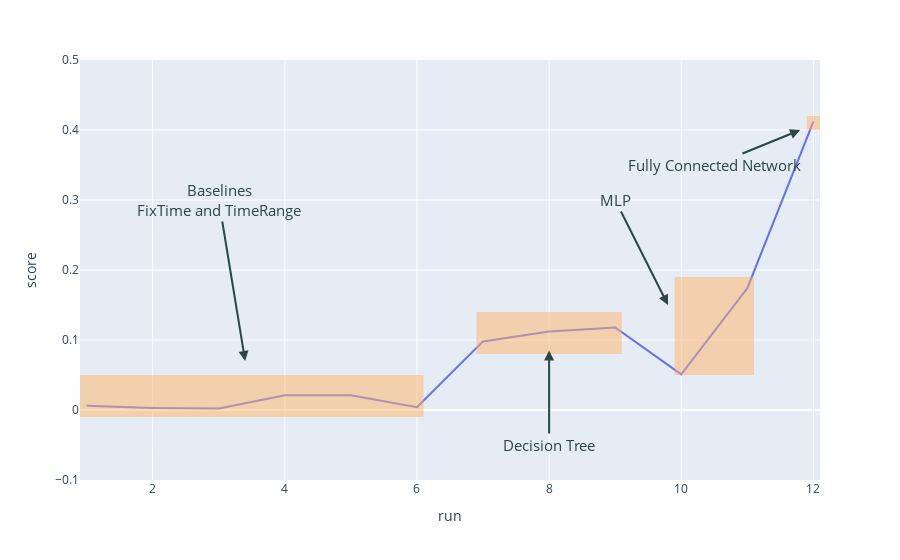

The notebook cell this image was saved under:
### Markdown cell above
## Visuals

### Code cell
fig = px.line(runs, x="run", y="score")

fig.update_layout(yaxis_range=[-0.1,0.5])

# Baseline
fig.add_shape(type="rect",
    x0=0.9, y0=-0.01, x1=6.1, y1=0.05,
    fillcolor="#FFB366",
    opacity=0.5,
    line_width=0
)

# Decision-Tree
fig.add_shape(type="rect",
    x0=6.9, y0=0.08, x1=9.1, y1=0.14,
    fillcolor="#FFB366",
    opacity=0.5,
    line_width=0
)

# MLP
fig.add_shape(type="rect",
    x0=9.9, y0=0.05, x1=11.1, y1=0.19,
    fillcolor="#FFB366",
    opacity=0.5,
    line_width=0
)

# FCN
fig.add_shape(type="rect",
    x0=11.9, y0=0.4, x1=12.1, y1=0.42,
    fillcolor="#FFB366",
    opacity=0.5,
    line_width=0
)


anno_baseline = {
    'x': 3.4, # end of the arrow
    'y': 0.07,
    'xref': 'x', 
    'yref': 'y', 
    'text': 'Baselines<br />FixTime and TimeRange',
    'font': {'size': 15, 'color': '#2C4545'}, 
    'arrowhead': 2, 
    'arrowsize': 1, 
    'arrowwidth': 2, 
    'arrowcolor': '#2C4545',
    'ax': 3, # start of the arrow / text position  
    'ay': 0.3, 
    'axref': 'x', 
    'ayref': 'y'
}


anno_decision_tree = {
    'x': 8, # end of the arrow
    'y': 0.085,
    'xref': 'x', 
    'yref': 'y', 
    'text': 'Decision Tree',
    'font': {'size': 15, 'color': '#2C4545'}, 
    'arrowhead': 2, 
    'arrowsize': 1, 
    'arrowwidth': 2, 
    'arrowcolor': '#2C4545',
    'ax': 8, # start of the arrow / text position  
    'ay': -0.05, 
    'axref': 'x', 
    'ayref': 'y'
}

anno_mlp = {
    'x': 9.8, # end of the arrow
    'y': 0.15,
    'xref': 'x', 
    'yref': 'y', 
    'text': 'MLP',
    'font': {'size': 15, 'color': '#2C4545'}, 
    'arrowhead': 2, 
    'arrowsize': 1, 
    'arrowwidth': 2, 
    'arrowcolor': '#2C4545',
    'ax': 9, # start of the arrow / text position  
    'ay': 0.3, 
    'axref': 'x', 
    'ayref': 'y'
}


anno_fcn = {
    'x': 11.8, # end of the arrow
    'y': 0.4,
    'xref': 'x', 
    'yref': 'y', 
    'text': 'Fully Connected Network',
    'font': {'size': 15, 'color': '#2C4545'}, 
    'arrowhead': 2, 
    'arrowsize': 1, 
    'arrowwidth': 2, 
    'arrowcolor': '#2C4545',
    'ax': 10.5, # start of the arrow / text position  
    'ay': 0.35, 
    'axref': 'x', 
    'ayref': 'y'
}

fig.add_annotation(anno_baseline)
fig.add_annotation(anno_decision_tree)
fig.add_annotation(anno_mlp)
fig.add_annotation(anno_fcn)

fig.show()

### Figure 1 — Plotly figure (JSON) as saved in the notebook; plotly's stock layout.template omitted (floating-point values rounded to 4 significant figures)
{"data": [{"hovertemplate": "run=%{x}<br>score=%{y}<extra></extra>", "legendgroup": "", "line": {"color": "#636efa", "dash": "solid"}, "marker": {"symbol": "circle"}, "mode": "lines", "name": "", "orientation": "v", "showlegend": false, "type": "scatter", "x": [1, 2, 3, 4, 5, 6, 7, 8, 9, 10, 11, 12], "xaxis": "x", "y": [0.006, 0.003, 0.002, 0.021, 0.021, 0.004, 0.098, 0.112, 0.118, 0.051, 0.174, 0.412], "yaxis": "y"}], "layout": {"annotations": [{"arrowcolor": "#2C4545", "arrowhead": 2, "arrowsize": 1, "arrowwidth": 2, "ax": 3, "axref": "x", "ay": 0.3, "ayref": "y", "font": {"color": "#2C4545", "size": 15}, "text": "Baselines<br />FixTime and TimeRange", "x": 3.4, "xref": "x", "y": 0.07, "yref": "y"}, {"arrowcolor": "#2C4545", "arrowhead": 2, "arrowsize": 1, "arrowwidth": 2, "ax": 8, "axref": "x", "ay": -0.05, "ayref": "y", "font": {"color": "#2C4545", "size": 15}, "text": "Decision Tree", "x": 8, "xref": "x", "y": 0.085, "yref": "y"}, {"arrowcolor": "#2C4545", "arrowhead": 2, "arrowsize": 1, "arrowwidth": 2, "ax": 9, "axref": "x", "ay": 0.3, "ayref": "y", "font": {"color": "#2C4545", "size": 15}, "text": "MLP", "x": 9.8, "xref": "x", "y": 0.15, "yref": "y"}, {"arrowcolor": "#2C4545", "arrowhead": 2, "arrowsize": 1, "arrowwidth": 2, "ax": 10.5, "axref": "x", "ay": 0.35, "ayref": "y", "font": {"color": "#2C4545", "size": 15}, "text": "Fully Connected Network", "x": 11.8, "xref": "x", "y": 0.4, "yref": "y"}], "autosize": true, "legend": {"tracegroupgap": 0}, "margin": {"t": 60}, "shapes": [{"fillcolor": "#FFB366", "line": {"width": 0}, "opacity": 0.5, "type": "rect", "x0": 0.9, "x1": 6.1, "y0": -0.01, "y1": 0.05}, {"fillcolor": "#FFB366", "line": {"width": 0}, "opacity": 0.5, "type": "rect", "x0": 6.9, "x1": 9.1, "y0": 0.08, "y1": 0.14}, {"fillcolor": "#FFB366", "line": {"width": 0}, "opacity": 0.5, "type": "rect", "x0": 9.9, "x1": 11.1, "y0": 0.05, "y1": 0.19}, {"fillcolor": "#FFB366", "line": {"width": 0}, "opacity": 0.5, "type": "rect", "x0": 11.9, "x1": 12.1, "y0": 0.4, "y1": 0.42}], "xaxis": {"anchor": "y", "autorange": true, "domain": [0, 1], "range": [0.9, 12.1], "title": {"text": "run"}, "type": "linear"}, "yaxis": {"anchor": "x", "domain": [0, 1], "range": [-0.1, 0.5], "title": {"text": "score"}, "type": "linear"}}}
